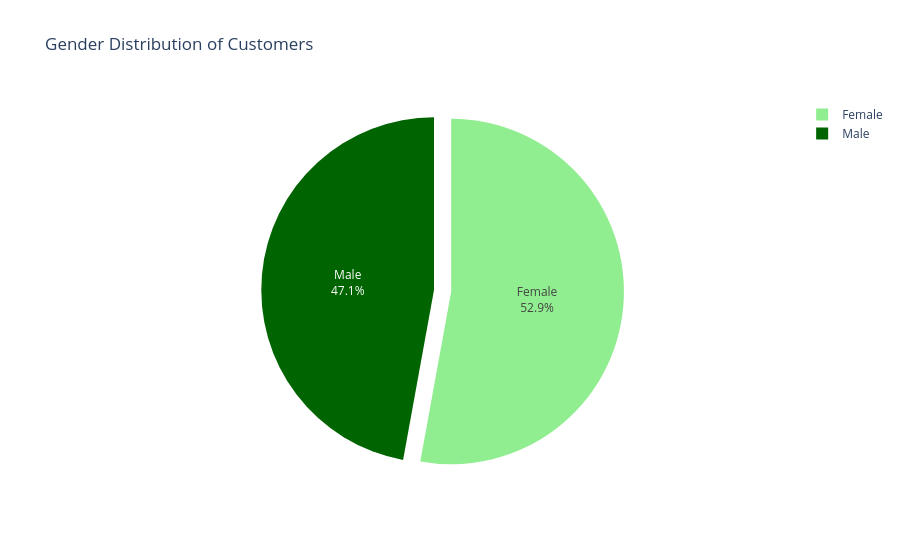

Write notebook code for a chart like this one.
### Markdown cell above
# Who are our customers?

### Code cell
# Gender Distribution
fig_gender = px.pie(
    final_combined_dataset,
    names="Gender",
    title="Gender Distribution of Customers",
    color="Gender",
    color_discrete_map={"Male": "darkgreen", "Female": "lightgreen"},
)
fig_gender.update_traces(textinfo="percent+label", pull=[0.1, 0])
fig_gender.show()

### Figure 1 — Plotly figure (JSON) as saved in the notebook; plotly's stock layout.template omitted (floating-point values rounded to 4 significant figures; data arrays with more than 128 entries replaced by an {"elided": "..."} marker saying what was removed)
{"data": [{"customdata": {"elided": "2794x1 str values"}, "domain": {"x": [0, 1], "y": [0, 1]}, "hovertemplate": "Gender=%{customdata[0]}<extra></extra>", "labels": {"elided": "2794 str values"}, "legendgroup": "", "marker": {"colors": {"elided": "2794 str values"}}, "name": "", "pull": [0.1, 0], "showlegend": true, "textinfo": "percent+label", "type": "pie"}], "layout": {"autosize": true, "legend": {"tracegroupgap": 0}, "title": {"text": "Gender Distribution of Customers"}}}
